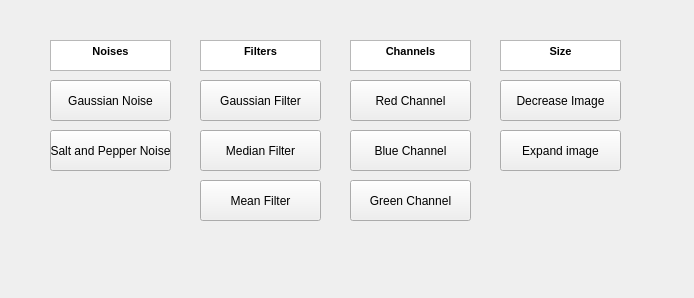
<?xml version="1.0" encoding="UTF-8"?>
<ui version="4.0">
 <class>MainWindow</class>
 <widget class="QMainWindow" name="MainWindow">
  <property name="geometry">
   <rect>
    <x>0</x>
    <y>0</y>
    <width>694</width>
    <height>298</height>
   </rect>
  </property>
  <property name="minimumSize">
   <size>
    <width>694</width>
    <height>298</height>
   </size>
  </property>
  <property name="maximumSize">
   <size>
    <width>694</width>
    <height>16777215</height>
   </size>
  </property>
  <property name="windowTitle">
   <string>MainWindow</string>
  </property>
  <property name="layoutDirection">
   <enum>Qt::LeftToRight</enum>
  </property>
  <widget class="QWidget" name="centralwidget">
   <widget class="QStackedWidget" name="stackedWidget">
    <property name="geometry">
     <rect>
      <x>0</x>
      <y>0</y>
      <width>711</width>
      <height>301</height>
     </rect>
    </property>
    <property name="minimumSize">
     <size>
      <width>711</width>
      <height>301</height>
     </size>
    </property>
    <widget class="QWidget" name="page_1">
     <widget class="QPushButton" name="pushButton_4">
      <property name="geometry">
       <rect>
        <x>200</x>
        <y>130</y>
        <width>121</width>
        <height>41</height>
       </rect>
      </property>
      <property name="text">
       <string>Median Filter</string>
      </property>
     </widget>
     <widget class="QPushButton" name="pushButton_6">
      <property name="geometry">
       <rect>
        <x>350</x>
        <y>80</y>
        <width>121</width>
        <height>41</height>
       </rect>
      </property>
      <property name="text">
       <string>Red Channel</string>
      </property>
     </widget>
     <widget class="QTextBrowser" name="textBrowser_4">
      <property name="geometry">
       <rect>
        <x>500</x>
        <y>40</y>
        <width>121</width>
        <height>31</height>
       </rect>
      </property>
      <property name="html">
       <string>&lt;!DOCTYPE HTML PUBLIC &quot;-//W3C//DTD HTML 4.0//EN&quot; &quot;http://www.w3.org/TR/REC-html40/strict.dtd&quot;&gt;
&lt;html&gt;&lt;head&gt;&lt;meta name=&quot;qrichtext&quot; content=&quot;1&quot; /&gt;&lt;style type=&quot;text/css&quot;&gt;
p, li { white-space: pre-wrap; }
&lt;/style&gt;&lt;/head&gt;&lt;body style=&quot; font-family:'MS Shell Dlg 2'; font-size:8.25pt; font-weight:400; font-style:normal;&quot;&gt;
&lt;p align=&quot;center&quot; style=&quot; margin-top:0px; margin-bottom:0px; margin-left:0px; margin-right:0px; -qt-block-indent:0; text-indent:0px;&quot;&gt;&lt;span style=&quot; font-weight:600;&quot;&gt;Size&lt;/span&gt;&lt;/p&gt;&lt;/body&gt;&lt;/html&gt;</string>
      </property>
     </widget>
     <widget class="QTextBrowser" name="textBrowser">
      <property name="geometry">
       <rect>
        <x>50</x>
        <y>40</y>
        <width>121</width>
        <height>31</height>
       </rect>
      </property>
      <property name="layoutDirection">
       <enum>Qt::RightToLeft</enum>
      </property>
      <property name="html">
       <string>&lt;!DOCTYPE HTML PUBLIC &quot;-//W3C//DTD HTML 4.0//EN&quot; &quot;http://www.w3.org/TR/REC-html40/strict.dtd&quot;&gt;
&lt;html&gt;&lt;head&gt;&lt;meta name=&quot;qrichtext&quot; content=&quot;1&quot; /&gt;&lt;style type=&quot;text/css&quot;&gt;
p, li { white-space: pre-wrap; }
&lt;/style&gt;&lt;/head&gt;&lt;body style=&quot; font-family:'MS Shell Dlg 2'; font-size:8.25pt; font-weight:400; font-style:normal;&quot;&gt;
&lt;p align=&quot;center&quot; style=&quot; margin-top:0px; margin-bottom:0px; margin-left:0px; margin-right:0px; -qt-block-indent:0; text-indent:0px;&quot;&gt;&lt;span style=&quot; font-weight:600;&quot;&gt;Noises&lt;/span&gt;&lt;/p&gt;&lt;/body&gt;&lt;/html&gt;</string>
      </property>
     </widget>
     <widget class="QPushButton" name="pushButton_8">
      <property name="geometry">
       <rect>
        <x>350</x>
        <y>180</y>
        <width>121</width>
        <height>41</height>
       </rect>
      </property>
      <property name="text">
       <string>Green Channel</string>
      </property>
     </widget>
     <widget class="QPushButton" name="pushButton_2">
      <property name="geometry">
       <rect>
        <x>200</x>
        <y>80</y>
        <width>121</width>
        <height>41</height>
       </rect>
      </property>
      <property name="text">
       <string>Gaussian Filter</string>
      </property>
     </widget>
     <widget class="QPushButton" name="pushButton_10">
      <property name="geometry">
       <rect>
        <x>500</x>
        <y>130</y>
        <width>121</width>
        <height>41</height>
       </rect>
      </property>
      <property name="text">
       <string>Expand image</string>
      </property>
     </widget>
     <widget class="QPushButton" name="pushButton_5">
      <property name="geometry">
       <rect>
        <x>200</x>
        <y>180</y>
        <width>121</width>
        <height>41</height>
       </rect>
      </property>
      <property name="text">
       <string>Mean Filter</string>
      </property>
     </widget>
     <widget class="QTextBrowser" name="textBrowser_3">
      <property name="geometry">
       <rect>
        <x>350</x>
        <y>40</y>
        <width>121</width>
        <height>31</height>
       </rect>
      </property>
      <property name="html">
       <string>&lt;!DOCTYPE HTML PUBLIC &quot;-//W3C//DTD HTML 4.0//EN&quot; &quot;http://www.w3.org/TR/REC-html40/strict.dtd&quot;&gt;
&lt;html&gt;&lt;head&gt;&lt;meta name=&quot;qrichtext&quot; content=&quot;1&quot; /&gt;&lt;style type=&quot;text/css&quot;&gt;
p, li { white-space: pre-wrap; }
&lt;/style&gt;&lt;/head&gt;&lt;body style=&quot; font-family:'MS Shell Dlg 2'; font-size:8.25pt; font-weight:400; font-style:normal;&quot;&gt;
&lt;p align=&quot;center&quot; style=&quot; margin-top:0px; margin-bottom:0px; margin-left:0px; margin-right:0px; -qt-block-indent:0; text-indent:0px;&quot;&gt;&lt;span style=&quot; font-weight:600;&quot;&gt;Channels&lt;/span&gt;&lt;/p&gt;&lt;/body&gt;&lt;/html&gt;</string>
      </property>
     </widget>
     <widget class="QTextBrowser" name="textBrowser_2">
      <property name="geometry">
       <rect>
        <x>200</x>
        <y>40</y>
        <width>121</width>
        <height>31</height>
       </rect>
      </property>
      <property name="html">
       <string>&lt;!DOCTYPE HTML PUBLIC &quot;-//W3C//DTD HTML 4.0//EN&quot; &quot;http://www.w3.org/TR/REC-html40/strict.dtd&quot;&gt;
&lt;html&gt;&lt;head&gt;&lt;meta name=&quot;qrichtext&quot; content=&quot;1&quot; /&gt;&lt;style type=&quot;text/css&quot;&gt;
p, li { white-space: pre-wrap; }
&lt;/style&gt;&lt;/head&gt;&lt;body style=&quot; font-family:'MS Shell Dlg 2'; font-size:8.25pt; font-weight:400; font-style:normal;&quot;&gt;
&lt;p align=&quot;center&quot; style=&quot; margin-top:0px; margin-bottom:0px; margin-left:0px; margin-right:0px; -qt-block-indent:0; text-indent:0px;&quot;&gt;&lt;span style=&quot; font-weight:600;&quot;&gt;Filters&lt;/span&gt;&lt;/p&gt;&lt;/body&gt;&lt;/html&gt;</string>
      </property>
     </widget>
     <widget class="QPushButton" name="pushButton">
      <property name="geometry">
       <rect>
        <x>50</x>
        <y>80</y>
        <width>121</width>
        <height>41</height>
       </rect>
      </property>
      <property name="text">
       <string>Gaussian Noise</string>
      </property>
     </widget>
     <widget class="QPushButton" name="pushButton_3">
      <property name="geometry">
       <rect>
        <x>50</x>
        <y>130</y>
        <width>121</width>
        <height>41</height>
       </rect>
      </property>
      <property name="text">
       <string>Salt and Pepper Noise</string>
      </property>
     </widget>
     <widget class="QPushButton" name="pushButton_7">
      <property name="geometry">
       <rect>
        <x>350</x>
        <y>130</y>
        <width>121</width>
        <height>41</height>
       </rect>
      </property>
      <property name="text">
       <string>Blue Channel</string>
      </property>
     </widget>
     <widget class="QPushButton" name="pushButton_9">
      <property name="geometry">
       <rect>
        <x>500</x>
        <y>80</y>
        <width>121</width>
        <height>41</height>
       </rect>
      </property>
      <property name="text">
       <string>Decrease Image</string>
      </property>
     </widget>
    </widget>
   </widget>
  </widget>
 </widget>
 <resources/>
 <connections/>
</ui>
